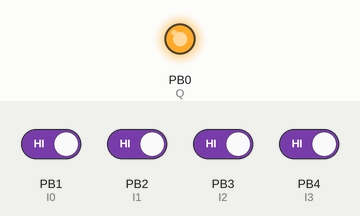
Bench run of a sketch on a simulated ATtiny85, built with avr-gcc and run on an emulated ATtiny85. Shown: output pins drawn as LEDs (lit = HIGH). The inputs (shaded band) are chosen by the test bench; at power-on: PB1 (I0), PB2 (I1), PB3 (I2), PB4 (I3) HIGH.

Above: at 1.2 s.
1.3 s: PB1 (I0) driven LOW and PB2 (I1) driven LOW and PB3 (I2) driven LOW and PB4 (I3) driven LOW
At 2.5 s:
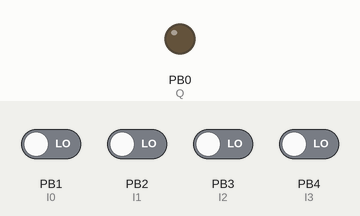
2.8 s: PB1 (I0) driven HIGH
At 3.6 s:
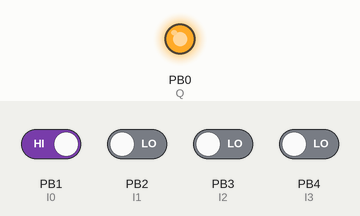
4.3 s: PB1 (I0) driven LOW
At 4.8 s:
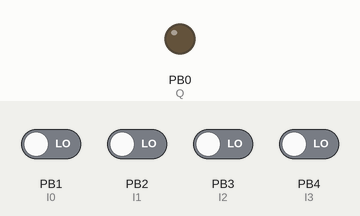
Timing chart, 0 to 7.3 s (numbered marks = the images above; inputs shaded):
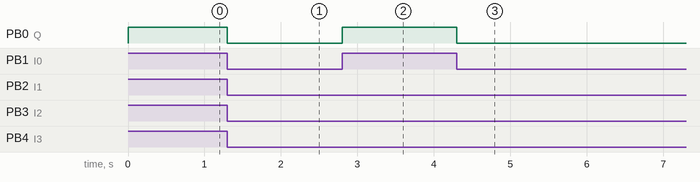

The sketch:

Four_Input_Or_Gate.ino
```cpp
#define Q 0
#define I0 1
#define I1 2
#define I2 3
#define I3 4

void setup()
{
  pinMode(Q, OUTPUT);
  pinMode(I0, INPUT_PULLUP);
  pinMode(I1, INPUT_PULLUP);
  pinMode(I2, INPUT_PULLUP);
  pinMode(I3, INPUT_PULLUP);
}

void loop()
{
  digitalWrite(Q, digitalRead(I0) | digitalRead(I1) | digitalRead(I2) | digitalRead(I3));

}
```

Measured:
- after the input at 1.3 s, PB0 (Q): HIGH → LOW at once
- after the input at 2.8 s, PB0 (Q): LOW → HIGH at once
- after the input at 4.3 s, PB0 (Q): HIGH → LOW at once
